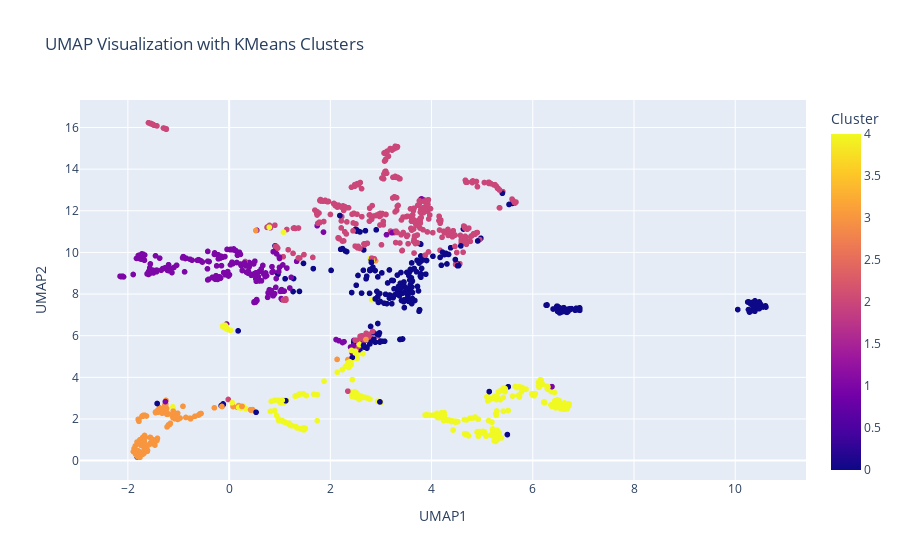

Notebook code cell kept with this figure:
### Code cell
filepath = './embeddings/embeddings_cropped/hardtail_cv_february_2023-13_valid_cropped.json'
perfrom_clustering(filepath)

### Figure 1 — Plotly figure (JSON) as saved in the notebook; plotly's stock layout.template omitted (floating-point values rounded to 4 significant figures; data arrays with more than 128 entries replaced by an {"elided": "..."} marker saying what was removed)
{"data": [{"hovertemplate": "UMAP1=%{x}<br>UMAP2=%{y}<br>Cluster=%{marker.color}<extra></extra>", "legendgroup": "", "marker": {"color": {"elided": "1372 int values"}, "coloraxis": "coloraxis", "symbol": "circle"}, "mode": "markers", "name": "", "showlegend": false, "type": "scattergl", "x": {"elided": "1372 float values"}, "xaxis": "x", "y": {"elided": "1372 float values"}, "yaxis": "y"}], "layout": {"coloraxis": {"colorbar": {"title": {"text": "Cluster"}}, "colorscale": [[0, "#0d0887"], [0.1111, "#46039f"], [0.2222, "#7201a8"], [0.3333, "#9c179e"], [0.4444, "#bd3786"], [0.5556, "#d8576b"], [0.6667, "#ed7953"], [0.7778, "#fb9f3a"], [0.8889, "#fdca26"], [1, "#f0f921"]]}, "legend": {"tracegroupgap": 0}, "title": {"text": "UMAP Visualization with KMeans Clusters"}, "xaxis": {"anchor": "y", "domain": [0, 1], "title": {"text": "UMAP1"}}, "yaxis": {"anchor": "x", "domain": [0, 1], "title": {"text": "UMAP2"}}}}
